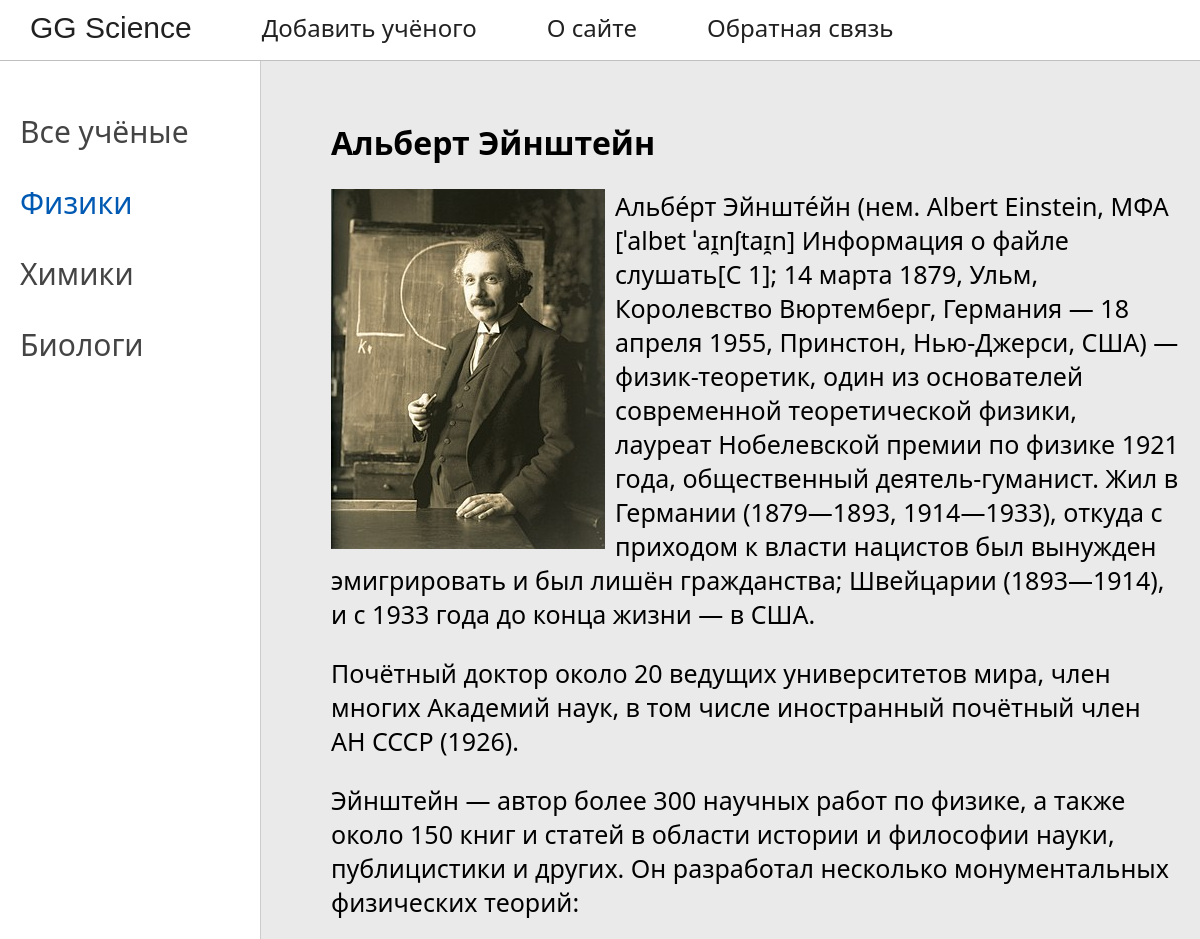
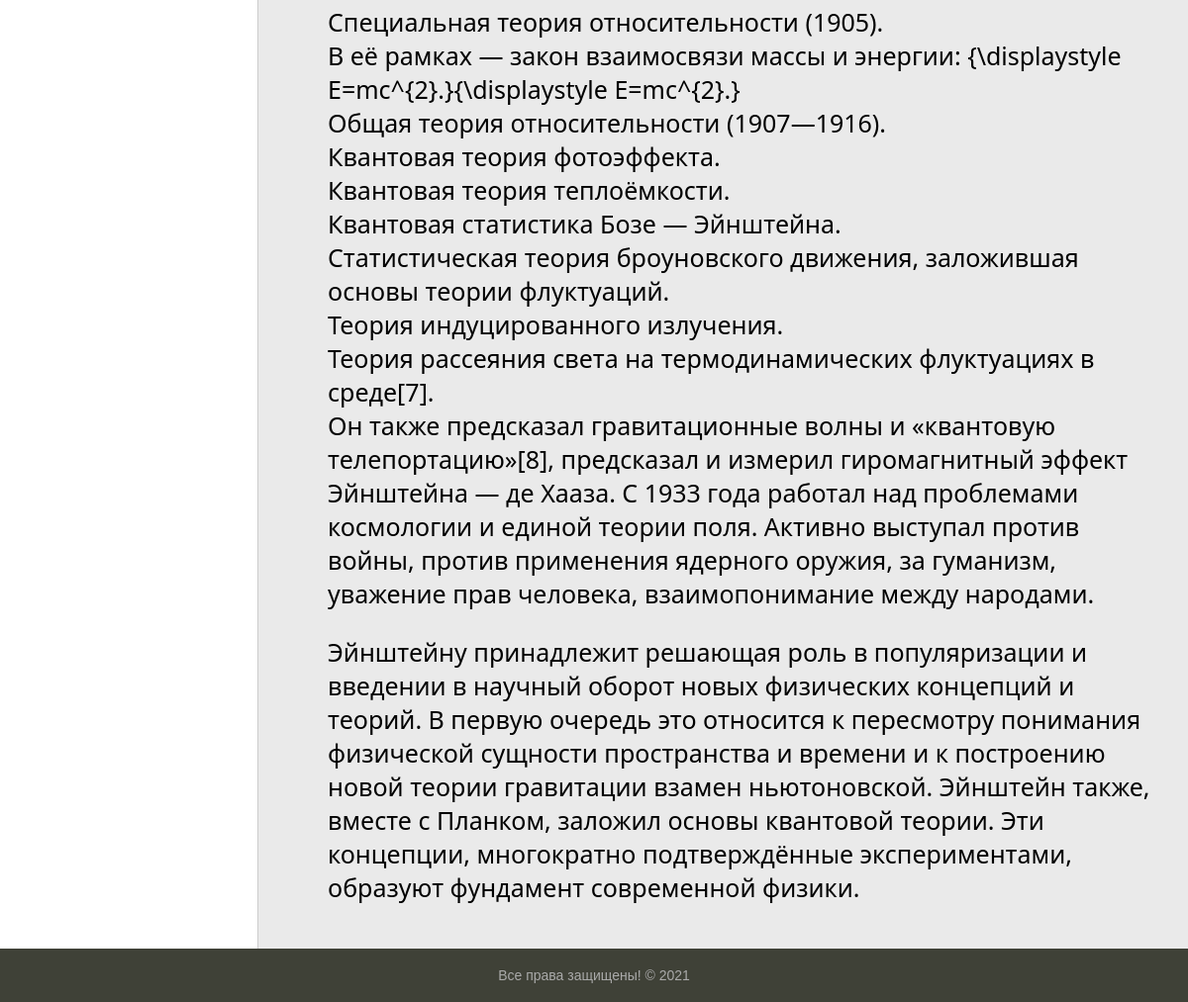
The app's page /show_post/albert-einstein/ with its own data (2 pictures, top to bottom).
### Scientists/models.py (models this page shows, shortened)
class Category(models.Model):
    name = models.CharField(max_length=255, db_index=True, verbose_name='Название категории')
    slug = models.SlugField(max_length=255, unique=True, db_index=True, verbose_name='URL')
    class Meta:
        verbose_name = 'Категория'
        verbose_name_plural = 'Категории'
    def get_absolute_url(self):
        return reverse('category', kwargs={'slug_name': self.slug})

class Scientists(models.Model):
    title = models.CharField(max_length=255, verbose_name="Заголовок")
    content = models.TextField(blank=True, verbose_name="Текст статьи")
    slug = models.SlugField(max_length=255, unique=True, db_index=True, verbose_name='URL')
    photo = models.ImageField(upload_to="%photos/%Y/%m/%d", verbose_name="Фотокарточка в досье")
    time_create = models.DateTimeField(auto_now_add=True, verbose_name="Создание")
    time_update = models.DateTimeField(auto_now=True, verbose_name="Дата изменения")
    is_published = models.BooleanField(default=True, verbose_name="Публикация")
    cat = models.ForeignKey('Category', on_delete=models.PROTECT, verbose_name="Категория", related_name='get_posts')
    class Meta:
        verbose_name = 'Учёный'
        verbose_name_plural = 'Ученые'
        ordering = ['time_create']

### Scientists/views.py (the view)
# urls.py: path('show_post/<slug:slug_name>/', ShowPost.as_view(), name='showpost'),
class ShowPost(Mixin, DetailView):
    model = Scientists
    slug_url_kwarg = 'slug_name'
    context_object_name = 'post'
    template_name = 'Scientists/show_post.html'
    def get_context_data(self, **kwargs):
        context = super().get_context_data(**kwargs)
        c_def = self.get_user_context(title=context['post'].title, selected=context['post'].cat_id)
        return dict(list(context.items()) + list(c_def.items()))

### Scientists/templatetags/Scientists_tags.py (called while the page is built)
@register.inclusion_tag(takes_context=True, filename="Scientists/menu.html")
def menu(context):
    menu = [
            {'title': 'О сайте', 'url_name': 'about'},
            {'title': 'Обратная связь', 'url_name': 'contact'},
            ]
    context["menu"] = menu
    return context

### Scientists/utils.py (called while the page is built)
    def get_user_context(self, **kwargs):
        context = kwargs
        register = self.request.user.is_authenticated
        cats = Category.objects.all()
        context['cats'] = cats
        return context

### Scientists/templates/Scientists/show_post.html
{% extends 'Scientists/base.html' %}
{% block content %}
<h1>{{post.title}}</h1>
{% if post.photo %}
<p><img class="img-article-left" src="{{post.photo.url}}"></p>
{% endif %}
<p>{{post.content|linebreaks}}</p>
{% endblock %}

### Scientists/templates/Scientists/base.html (shortened to what this page needs)
{% extends 'main/main_base.html' %}
{% load static %}
{% load Scientists_tags %}
{% block left-list %}
<td valign="top" class="left-chapters">
    <ul id="leftchapters">
        {% if selected == 0 %}
        <li class="selected">Все учёные</li>
        {% else %}
        <li><a href="{% url 'home' %}">Все учёные</a></li>
        {% endif %}
        {% for cat in cats %}
        {% if selected == cat.id %}
        <li class="selected">{{cat.name}}
        <li>
            {% else %}
        <li><a href="{{ cat.get_absolute_url }}">{{cat.name}}</a></li>
        {% endif %}
        {% endfor %}
    </ul>
</td>
{% endblock %}
{% block mainmenu %}
		<div class="header">
			<ul id="mainmenu" class="mainmenu">
        <li><a href="{% url 'home' %}" class="GG_Science">GG Science</a></li>
                <li><a href="{% url 'addpage' %}">Добавить учёного</a></li>
        {% menu %}
			</ul>
		</div>
{% endblock %}

### Scientists/static/Scientists/css/styles.css (style rules this page uses)
html, body { font-family: 'Arial'; margin: 0; padding: 0; height: 100%; width: 100%; color: #444; }
a { color: #0059b2; text-decoration: none; }
img { max-width: 600px; height: auto; }
img.img-article-left { max-width: 300px; height: auto; float: left; padding: 0 10px 10px 0; }
.header { background: #ffffff; height: 60px; border-bottom: silver solid 1px; }
ul.mainmenu { font-family: "Segoe UI"; font-size: 24px; list-style: none; margin: 0; padding: 0; height: 60px; color: #212121; overflow: hidden; position: relative; top: -7.5px; }
ul.mainmenu li { float: left; margin: 18px 40px 0 30px; }
ul.mainmenu li a { color: #212121; text-decoration: none; }
.left-chapters { margin: 0; background: #ffffff; border-right: 1px solid #ccc; min-height: 100%; }
.left-chapters ul { width: 230px; min-height: 100%; margin: 0; padding: 20px 10px 10px 20px; list-style: none; font-size: 20px; }
.left-chapters ul li { font-size: 30px; font-family: "Segoe UI"; margin: 30px 0 0 0; color: #999; }
.left-chapters ul li.selected { color: #0059b2; }
.left-chapters ul li a { color: #444; text-decoration: none; }
.content-text h1 { font-size: 32px; }
.GG_Science { font-family: Sans-serif; font-size: 30px; position: relative; }

### records on screen
Category: name "Физики"
Category: name "Химики"
Category: name "Биологи"
Scientists: title "Альберт Эйнштейн", photo (picture), content "Альбе́рт Эйнште́йн (нем. Albert Einstein, МФА [ˈalbɐt ˈaɪ̯nʃtaɪ̯n] Информация о файле слушать[C 1]; 14 марта 1879, Ульм, Королевство Вюртемберг, Германия — 18 апреля 1955, Принстон, Нью-Джерси, США) — физик-теоретик, один из основателей современной теоретической физики, лауреат Нобелевской премии по физике 1921 года, общественный деятель-гуманист. Жил в Германии (1879—1893, 1914—1933), откуда с приходом к власти нацистов был вынужден эмигрировать и был лишён гражданства; Швейцарии (1893—1914), и с 1933 года до конца жизни — в США. Почётный доктор около 20 ведущих университетов мира, член многих Академий наук, в том числе иностранный почётный член АН СССР (1926). Эйнштейн — автор более 300…"

### other values on screen
{{ m.title }} "О сайте" "Обратная связь"
